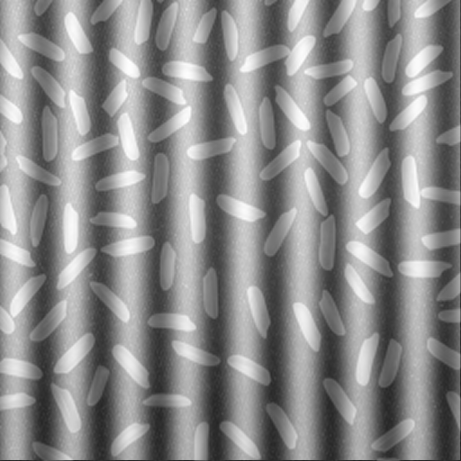
#> input picture TRAITEMENT D'IMAGES/TP1 HISTOGRAM AND CONTRASTE/imageTP1/tp1_3.png, 461 x 461 px
$ python Histogram4.py
#> lines starting #> are read from the running program, lines starting #| are printed output that depends on the picture
import cv2 as cv
import numpy as np
from  skimage import  io
from  matplotlib import  pyplot as plt
img = cv.imread("imageTP1/tp1_3.png")
#> img is the input picture: shape (461, 461, 3); min 37, max 255, mean 140.2

R, G, B = cv.split(img)

output1_R = cv.equalizeHist(R)
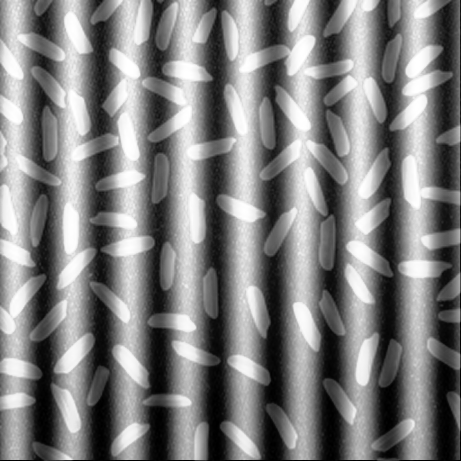
#> output1_R: shape (461, 461); min 0, max 255, mean 128.2
output1_G = cv.equalizeHist(G)
output1_B = cv.equalizeHist(B)
equ = cv.merge((output1_R, output1_G, output1_B))
cv.imshow("img-3", equ)
plt.hist(equ.ravel(), 256, [0, 256])
plt.show()
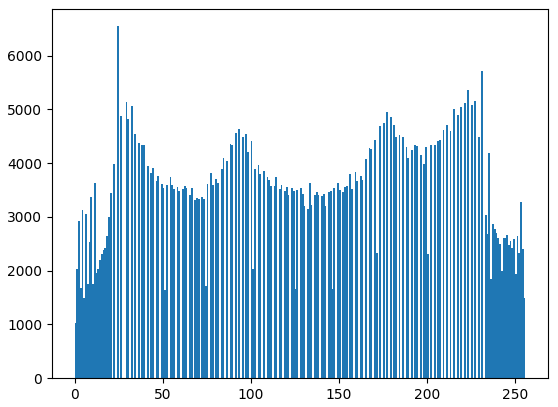
#> figure drawn by matplotlib, 1 panel; tallest bar 6546 high, from x = 24 to 25

cv.waitKey(0)
cv.destroyWindow()

$ run again, with TRAITEMENT D'IMAGES/TP1 HISTOGRAM AND CONTRASTE/imageTP1/tp1_1.png copied over TRAITEMENT D'IMAGES/TP1 HISTOGRAM AND CONTRASTE/imageTP1/tp1_3.png
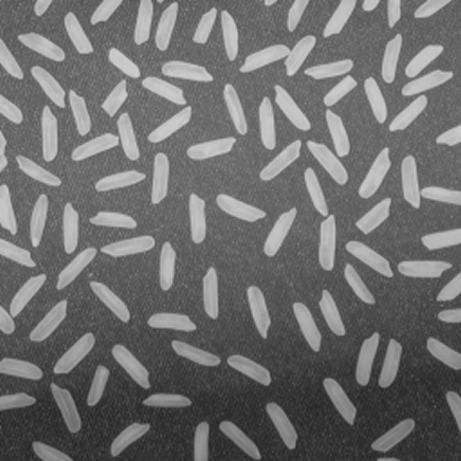
#> input picture TRAITEMENT D'IMAGES/TP1 HISTOGRAM AND CONTRASTE/imageTP1/tp1_1.png, 461 x 461 px
#> img is the input picture: shape (461, 461, 3); min 34, max 211, mean 110.8
#> `output1_R = cv.equalizeHist(R)`:
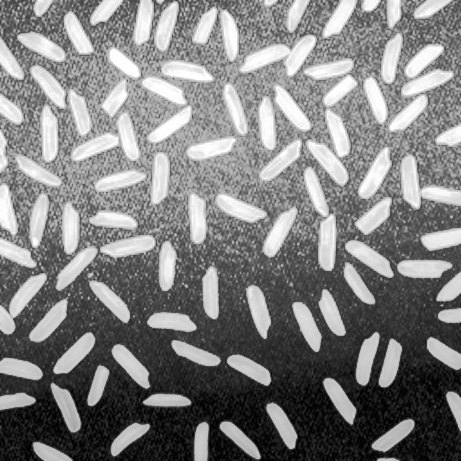
#> output1_R: shape (461, 461); min 0, max 255, mean 128.7
#> `plt.show()`:
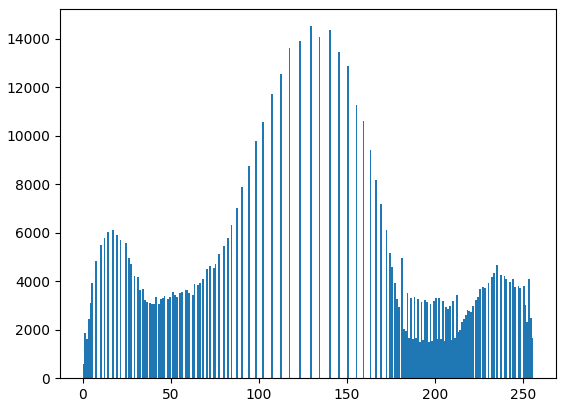
#> figure drawn by matplotlib, 1 panel; tallest bar 14511 high, from x = 129 to 130
